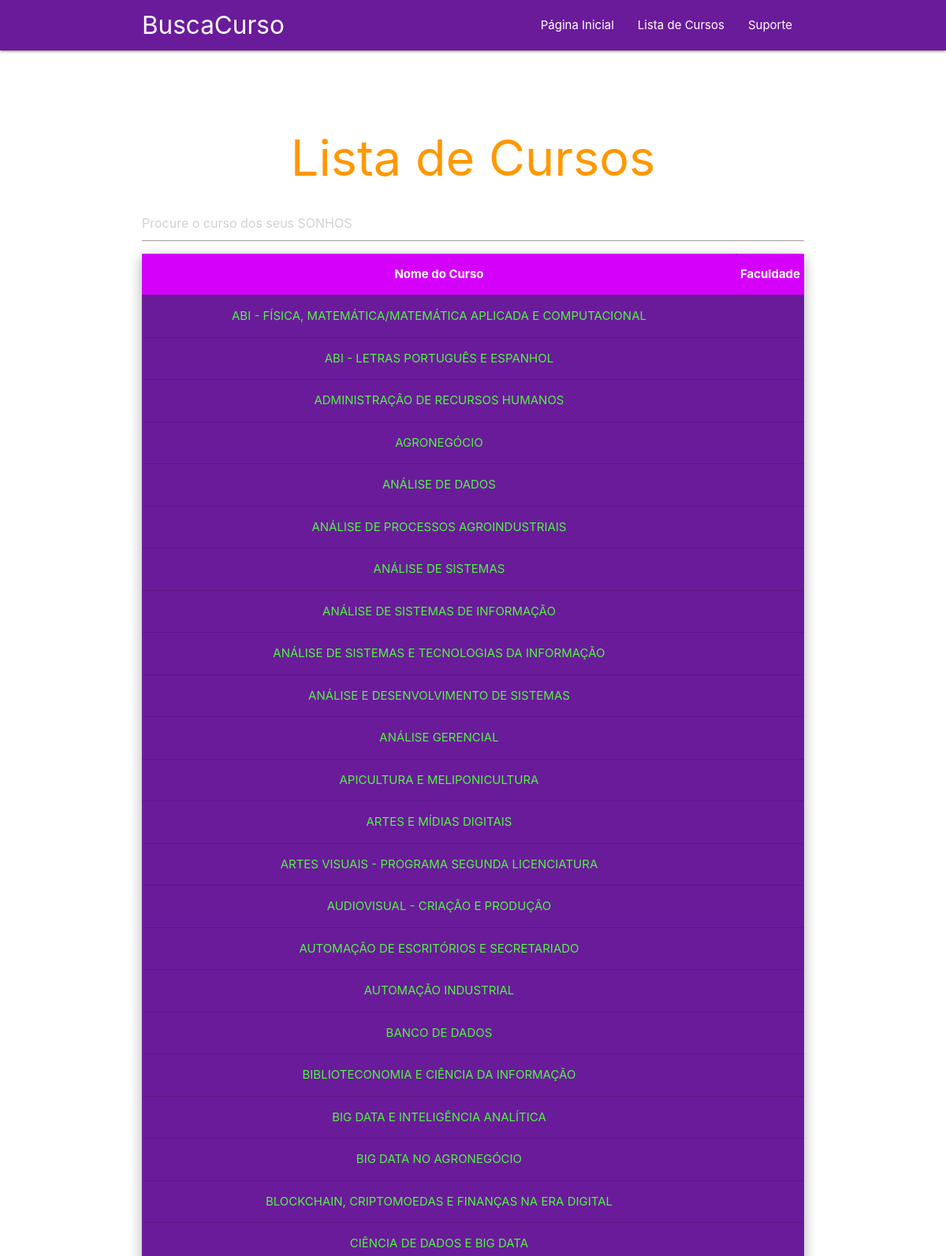
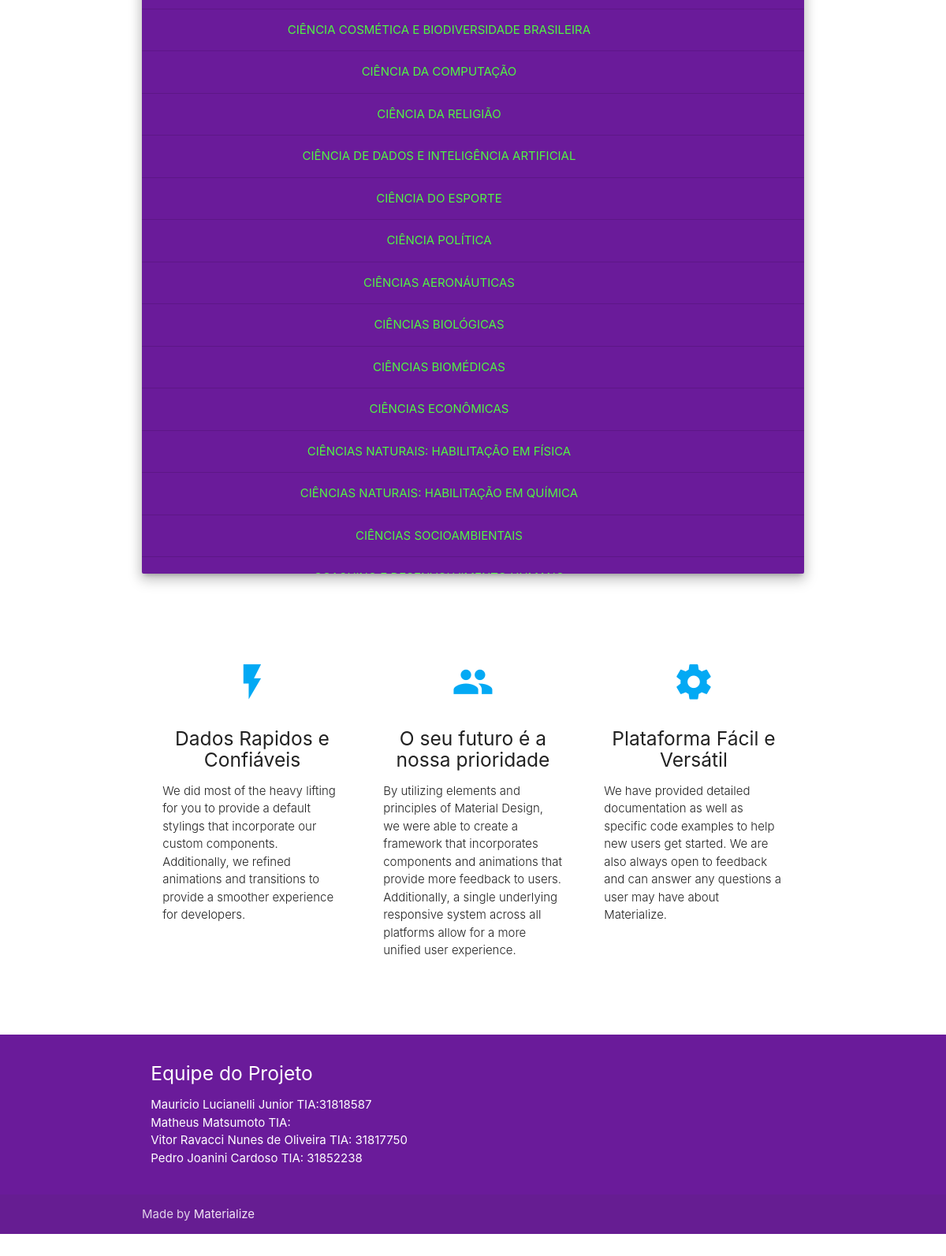
Screenshot of /course_list with the database file from the repository (2 pictures, top to bottom).
### buscacurso/models.py (models this page shows, shortened)
class Courses(models.Model):
    DEGREE_TYPE = (
        (0,'Bacharelado'),
        (1,'Licenciatura'),
        (2,'Tecnológico'),
        (3,'Sequencial')
    )
    MODALITY_TYPE = (
        (0,'Presencial'),
        (1,'A Distância')
    )
    codigo = models.CharField(max_length=200)
    description = models.TextField()
    code = models.IntegerField(default=0)
    name = models.CharField(max_length=200)
    degree = models.CharField(max_length=250, default="-")
    modality = models.PositiveSmallIntegerField(default=1, choices=MODALITY_TYPE)
    courses_institution = models.ManyToManyField(Institution, through='CoursesInstitution', related_name='courses_institution')
    situation = models.CharField(max_length=200, default="Em análise")
    class Meta:
        ordering = ['name']

### buscacurso/views.py (the view)
# urls.py: path('course_list', views.course_list, name='course_list'),
def course_list(request):
    courses_inst= CoursesInstitution.objects.all
    courses=Courses.objects.all
    institution=Institution.objects.all
    maintainer=Maintainer.objects.all
    dados = {
        'courses_inst' : courses_inst,
        'courses' : courses,
        'institution' : institution,
        'maintainer' : maintainer
    }
    return render(request, 'course_list.html',dados)

### buscacurso/templates/course_list.html (shortened to what this page needs)
{% extends 'base.html' %}
{% load static %}
{% block content %}
{%include 'partials/menu.html'%}
<div class="section no-pad-bot" id="index-banner">
  <div class="container">
    <br><br>
    <h1 class="header center orange-text">Lista de Cursos</h1>
    <input type="text" id="searchArticles" onkeyup="searchArticles()" placeholder="Procure o curso dos seus SONHOS">
    <div class="card purple darken-3 z-depth-3 ">
      <div class="tableFixHead-big">
        <table id="articles" class="rensponsive-table centered white-text">
          <thead class="header">
            <th class="purple accent-3">Nome do Curso</th>
            <th class="purple accent-3">Faculdade</th>
          </thead>
          <tbody>
            {% if courses %}
            {% for item in courses %}
            <tr>
              <td> <a href="{% url 'details' item.code %}" style="color:#51f542;">{{ item.name }}</a></td>
            </tr>
            {% endfor %}
            {% else %}
            <td>No Courses</td>
            {% endif %}
          </tbody>
        </table>
      </div>
    </div>
    <br><br>
  </div>
</div>
<div class="container">
  <div class="section">
    <div class="row">
      <div class="col s12 m4">
        <div class="icon-block">
          <h2 class="center light-blue-text"><i class="material-icons">flash_on</i></h2>
          <h5 class="center">Dados Rapidos e Confiáveis</h5>
          <p class="light">We did most of the heavy lifting for you to provide a default stylings that incorporate our
            custom components. Additionally, we refined animations and transitions to provide a smoother experience for
            developers.</p>
        </div>
      </div>
      <div class="col s12 m4">
        <div class="icon-block">
          <h2 class="center light-blue-text"><i class="material-icons">group</i></h2>
          <h5 class="center">O seu futuro é a nossa prioridade</h5>
          <p class="light">By utilizing elements and principles of Material Design, we were able to create a framework
            that incorporates components and animations that provide more feedback to users. Additionally, a single
            underlying responsive system across all platforms allow for a more unified user experience.</p>
        </div>
      </div>
      <div class="col s12 m4">
        <div class="icon-block">
          <h2 class="center light-blue-text"><i class="material-icons">settings</i></h2>
          <h5 class="center">Plataforma Fácil e Versátil</h5>
          <p class="light">We have provided detailed documentation as well as specific code examples to help new users
            get started. We are also always open to feedback and can answer any questions a user may have about
            Materialize.</p>
        </div>
      </div>
    </div>
  </div>
  <br><br>
</div>
{% include 'partials/footer.html' %}
{% endblock %}

### buscacurso/templates/base.html (shortened to what this page needs)
{% load static %}
<!DOCTYPE html>
<html lang="en">
<head>
  <link href="{%static 'css/materialize.css' %}" type="text/css" rel="stylesheet" media="screen,projection"/>
  <link href="{%static 'css/style.css'%}" type="text/css" rel="stylesheet" media="screen,projection"/>
</head>
<body>
    {% block content %}    {% endblock %}
  </body>
</html>

### buscacurso/templates/partials/menu.html (shortened to what this page needs)
{% load static %}
<nav class="purple darken-3" role="navigation">
    <div class="nav-wrapper container"><a id="logo-container" href="{% url 'index' %}" class="brand-logo">BuscaCurso</a>
      <ul class="right hide-on-med-and-down">
        <li><a href="{% url 'index' %}">Página Inicial </a></li>
        <li><a href="{% url 'course_list' %}">Lista de Cursos </a></li>
        <li><a href="{% url 'support' %}">Suporte </a></li></a></li>
      </ul>
    </div>
  </nav>

### buscacurso/templates/partials/footer.html
{% load static %}
<footer class="page-footer purple darken-3">
    <div class="container">
      <div class="row">
        <div class="col l6 s12">
          <h5 class="white-text">Equipe do Projeto</h5>
          <p class="grey-text text-lighten-4">
            <ul>
              <li>Mauricio Lucianelli Junior TIA:31818587</li>
              <li>Matheus Matsumoto TIA:</li>
              <li>Vitor Ravacci Nunes de Oliveira TIA: 31817750</li>
              <li>Pedro Joanini Cardoso TIA: 31852238</li>
            </ul>
          </p>
        </div>
        <div class="col l3 s12">
        </div>
      </div>
    </div>
    <div class="footer-copyright">
      <div class="container">
      Made by <a class="purple-text text-lighten-5" href="http://materializecss.com">Materialize</a>
      </div>
    </div>
  </footer>

### tcc/static/css/style.css (style rules this page uses)
.icon-block { padding: 0 15px; }
.icon-block .material-icons { font-size: inherit; }
.tableFixHead-big { overflow: auto; max-height: 2000px; }
.tableFixHead-big thead th { position: sticky; top: 0; z-index: 1; }

### rows the page displays
Courses: name "ABI - FÍSICA, MATEMÁTICA/MATEMÁTICA APLICADA E COMPUTACIONAL"
Courses: name "ABI - LETRAS PORTUGUÊS E ESPANHOL"
Courses: name "ADMINISTRAÇÃO DE RECURSOS HUMANOS"
Courses: name "AGRONEGÓCIO"
Courses: name "ANÁLISE DE DADOS"
Courses: name "ANÁLISE DE PROCESSOS AGROINDUSTRIAIS"
Courses: name "ANÁLISE DE SISTEMAS"
Courses: name "ANÁLISE DE SISTEMAS DE INFORMAÇÃO"
Courses: name "ANÁLISE DE SISTEMAS E TECNOLOGIAS DA INFORMAÇÃO"
Courses: name "ANÁLISE E DESENVOLVIMENTO DE SISTEMAS"
Courses: name "ANÁLISE GERENCIAL"
Courses: name "APICULTURA E MELIPONICULTURA"
Courses: name "ARTES E MÍDIAS DIGITAIS"
Courses: name "ARTES VISUAIS - PROGRAMA SEGUNDA LICENCIATURA"
Courses: name "AUDIOVISUAL - CRIAÇÃO E PRODUÇÃO"
Courses: name "AUTOMAÇÃO DE ESCRITÓRIOS E SECRETARIADO"
Courses: name "AUTOMAÇÃO INDUSTRIAL"
Courses: name "BANCO DE DADOS"
Courses: name "BIBLIOTECONOMIA E CIÊNCIA DA INFORMAÇÃO"
Courses: name "BIG DATA E INTELIGÊNCIA ANALÍTICA"
Courses: name "BIG DATA NO AGRONEGÓCIO"
Courses: name "BLOCKCHAIN, CRIPTOMOEDAS E FINANÇAS NA ERA DIGITAL"
Courses: name "CIÊNCIA DE DADOS E BIG DATA"
Courses: name "CIÊNCIA COSMÉTICA E BIODIVERSIDADE BRASILEIRA"
Courses: name "CIÊNCIA DA COMPUTAÇÃO"
Courses: name "CIÊNCIA DA RELIGIÃO"
Courses: name "CIÊNCIA DE DADOS E INTELIGÊNCIA ARTIFICIAL"
Courses: name "CIÊNCIA DO ESPORTE"
Courses: name "CIÊNCIA POLÍTICA"
Courses: name "CIÊNCIAS AERONÁUTICAS"
Courses: name "CIÊNCIAS BIOLÓGICAS"
Courses: name "CIÊNCIAS BIOMÉDICAS"
Courses: name "CIÊNCIAS ECONÔMICAS"
Courses: name "CIÊNCIAS NATURAIS: HABILITAÇÃO EM FÍSICA"
Courses: name "CIÊNCIAS NATURAIS: HABILITAÇÃO EM QUÍMICA"
Courses: name "CIÊNCIAS SOCIOAMBIENTAIS"
